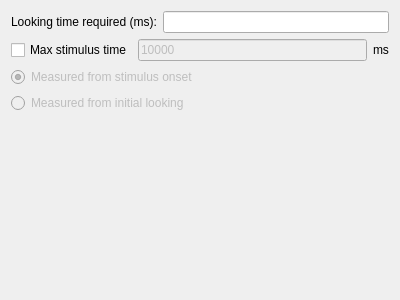
<?xml version="1.0" encoding="UTF-8"?>
<ui version="4.0">
 <class>PhaseWPMinLooking</class>
 <widget class="QWizardPage" name="PhaseWPMinLooking">
  <property name="geometry">
   <rect>
    <x>0</x>
    <y>0</y>
    <width>400</width>
    <height>300</height>
   </rect>
  </property>
  <property name="windowTitle">
   <string>WizardPage</string>
  </property>
  <property name="title">
   <string>Familiarization-type phase</string>
  </property>
  <property name="subTitle">
   <string>Enter looking time requirements</string>
  </property>
  <attribute name="pageId">
   <string notr="true">3</string>
  </attribute>
  <layout class="QVBoxLayout" name="verticalLayout">
   <item>
    <layout class="QHBoxLayout" name="horizontalLayout">
     <item>
      <widget class="QLabel" name="label">
       <property name="text">
        <string>Looking time required (ms):</string>
       </property>
      </widget>
     </item>
     <item>
      <widget class="QLineEdit" name="leLookingTimeMS"/>
     </item>
    </layout>
   </item>
   <item>
    <layout class="QHBoxLayout" name="horizontalLayout_3">
     <item>
      <widget class="QCheckBox" name="cbxMaxStimulusTime">
       <property name="toolTip">
        <string>When checked, Habit will end a trial when the stimulus time (measured according to the radio button you select) reaches the time you specify.</string>
       </property>
       <property name="text">
        <string>Max stimulus time</string>
       </property>
      </widget>
     </item>
     <item>
      <widget class="QLineEdit" name="lineeditMaxStimulusTime">
       <property name="enabled">
        <bool>false</bool>
       </property>
       <property name="sizePolicy">
        <sizepolicy hsizetype="MinimumExpanding" vsizetype="Fixed">
         <horstretch>0</horstretch>
         <verstretch>0</verstretch>
        </sizepolicy>
       </property>
       <property name="minimumSize">
        <size>
         <width>60</width>
         <height>0</height>
        </size>
       </property>
       <property name="text">
        <string>10000</string>
       </property>
      </widget>
     </item>
     <item>
      <widget class="QLabel" name="label_2">
       <property name="text">
        <string>ms</string>
       </property>
      </widget>
     </item>
    </layout>
   </item>
   <item>
    <layout class="QHBoxLayout" name="horizontalLayout_2">
     <item>
      <layout class="QVBoxLayout" name="verticalLayout_2">
       <item>
        <widget class="QRadioButton" name="rbMeasuredFromStimulusOnset">
         <property name="enabled">
          <bool>false</bool>
         </property>
         <property name="toolTip">
          <string>Stimulus time is measured starting when the stimulus first appears on the screen.</string>
         </property>
         <property name="text">
          <string>Measured from stimulus onset</string>
         </property>
         <property name="checked">
          <bool>true</bool>
         </property>
        </widget>
       </item>
       <item>
        <widget class="QRadioButton" name="rbMeasuredFromInitialLooking">
         <property name="enabled">
          <bool>false</bool>
         </property>
         <property name="toolTip">
          <string>Stimulus time is measured starting when the subject first looks at any stimulus.</string>
         </property>
         <property name="text">
          <string>Measured from initial looking</string>
         </property>
        </widget>
       </item>
      </layout>
     </item>
     <item>
      <spacer name="horizontalSpacer">
       <property name="orientation">
        <enum>Qt::Horizontal</enum>
       </property>
       <property name="sizeHint" stdset="0">
        <size>
         <width>40</width>
         <height>20</height>
        </size>
       </property>
      </spacer>
     </item>
    </layout>
   </item>
   <item>
    <spacer name="verticalSpacer">
     <property name="orientation">
      <enum>Qt::Vertical</enum>
     </property>
     <property name="sizeHint" stdset="0">
      <size>
       <width>20</width>
       <height>155</height>
      </size>
     </property>
    </spacer>
   </item>
  </layout>
 </widget>
 <resources/>
 <connections>
  <connection>
   <sender>cbxMaxStimulusTime</sender>
   <signal>clicked(bool)</signal>
   <receiver>lineeditMaxStimulusTime</receiver>
   <slot>setEnabled(bool)</slot>
   <hints>
    <hint type="sourcelabel">
     <x>76</x>
     <y>58</y>
    </hint>
    <hint type="destinationlabel">
     <x>250</x>
     <y>58</y>
    </hint>
   </hints>
  </connection>
  <connection>
   <sender>cbxMaxStimulusTime</sender>
   <signal>clicked(bool)</signal>
   <receiver>rbMeasuredFromInitialLooking</receiver>
   <slot>setEnabled(bool)</slot>
   <hints>
    <hint type="sourcelabel">
     <x>76</x>
     <y>58</y>
    </hint>
    <hint type="destinationlabel">
     <x>112</x>
     <y>109</y>
    </hint>
   </hints>
  </connection>
  <connection>
   <sender>cbxMaxStimulusTime</sender>
   <signal>clicked(bool)</signal>
   <receiver>rbMeasuredFromStimulusOnset</receiver>
   <slot>setEnabled(bool)</slot>
   <hints>
    <hint type="sourcelabel">
     <x>76</x>
     <y>58</y>
    </hint>
    <hint type="destinationlabel">
     <x>112</x>
     <y>92</y>
    </hint>
   </hints>
  </connection>
 </connections>
</ui>
